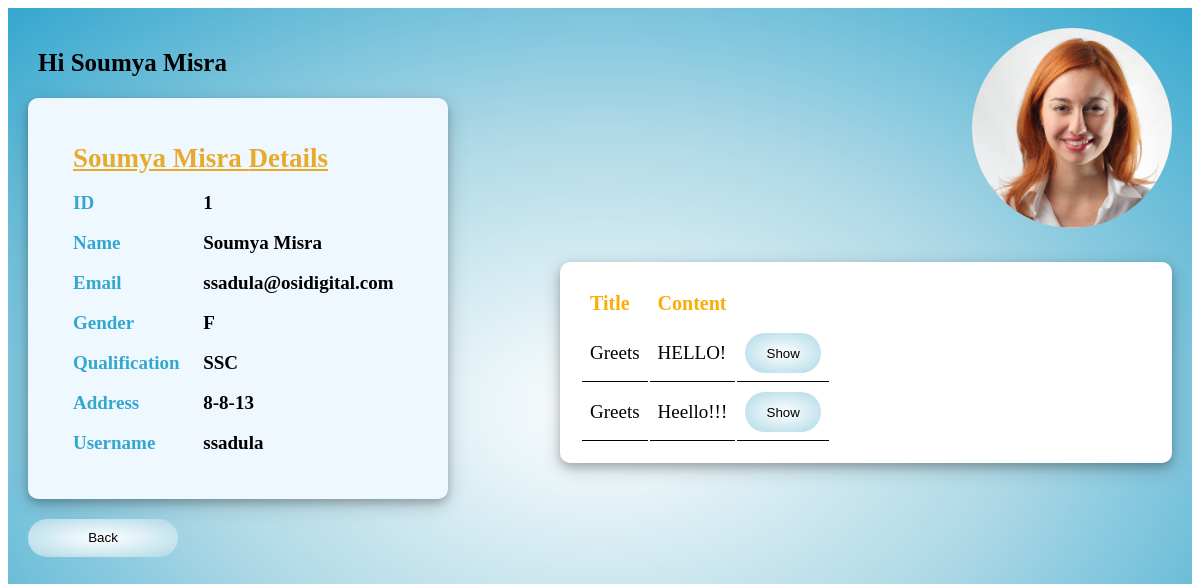
Page /app/home/details/user/1/ on the earlier database version.
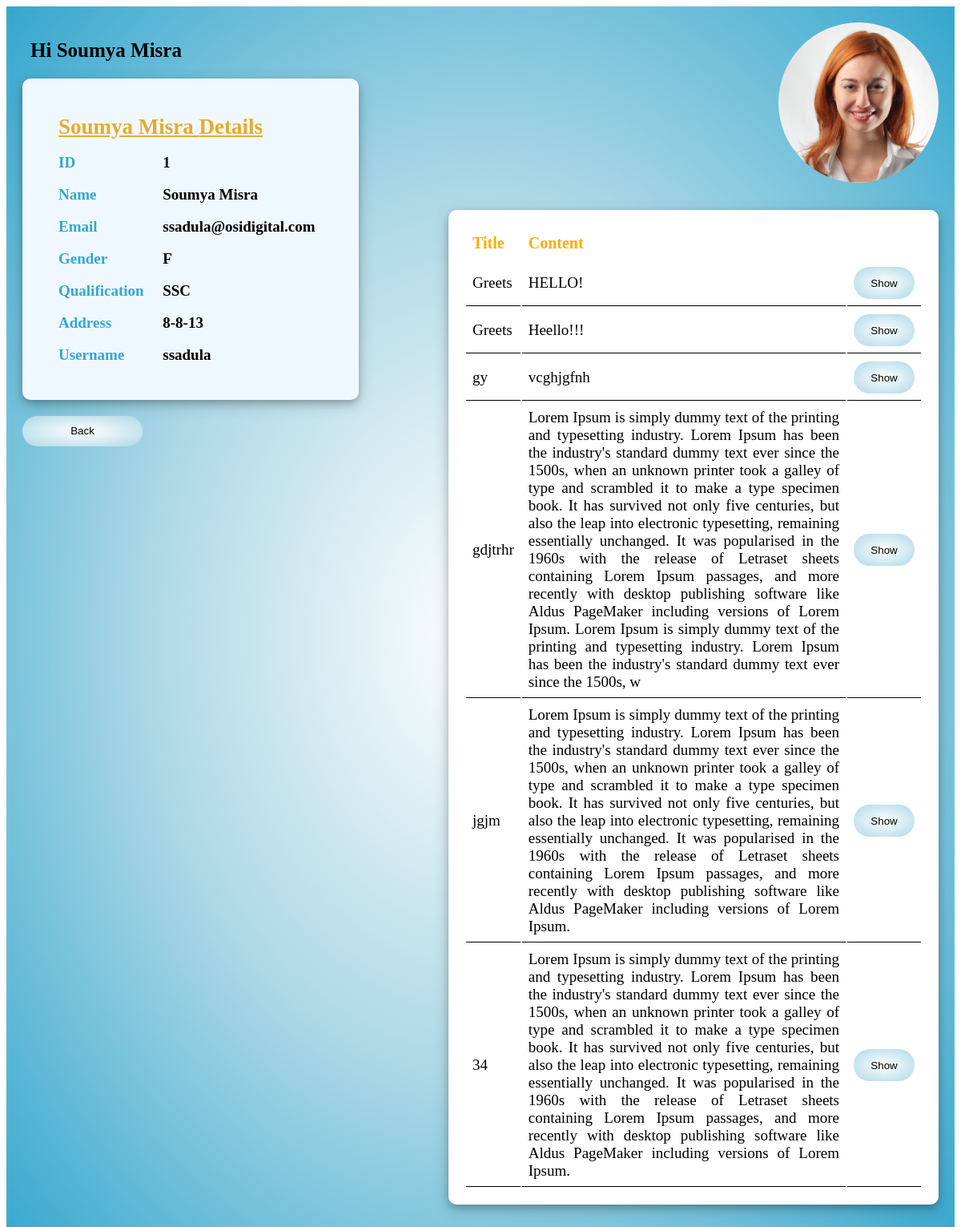
Same page on the later database version.
### student_management_app/models.py (models this page shows)
class BlogPost(models.Model):
    title = models.CharField(max_length=200)
    content = models.TextField()
    author = models.ForeignKey(User, on_delete=models.CASCADE)

### student_management_app/views.py (the view)
# urls.py: path('home/details/user/<int:id>/',views.adminUserDetails),
def adminUserDetails(request,id):
    user = User.objects.get(id=id)
    blogOfUser = BlogPost.objects.filter(author_id = user)
    context = {
        'blogs':blogOfUser,
        'user' : user
    }
    return render(request,"AdminAccesUser.html",context)

### student_management_app/Templates/AdminAccesUser.html (shortened to what this page needs)
<!DOCTYPE html>
<html lang="en">
<head>
</head>
<body>
    <div class="whole-page">
        <div class="page-container">
            <div class="left-container">
                <div class="top">
                    <h2>Hi {{ user.name}}</h2>
                </div>
                <table class="table-style">
                    <tr>
                        <th class="colms" id="userheading" colspan="2">{{user.name}} Details</th>
                    </tr>
                    <tr>
                        <td class="colms">ID</td>
                        <td class="result">{{user.id}}</td>
                    </tr>
                    <tr>
                        <td class="colms">Name</td>
                        <td class="result">{{user.name}}</td>
                    </tr>
                    <tr>
                        <td class="colms">Email</td>
                        <td class="result">{{user.email}}</td>
                    </tr>
                    <tr>
                        <td class="colms">Gender</td>
                        <td class="result">{{user.gender}}</td>
                    </tr>
                    <tr>
                        <td class="colms">Qualification</td>
                        <td class="result">{{user.Qualification}}</td>
                    </tr>
                    <tr>
                        <td class="colms">Address</td>
                        <td class="result">{{user.Address}}</td>
                    </tr>
                    <tr>
                        <td class="colms">Username</td>
                        <td class="result">{{user.username}}</td>
                    </tr>
                </table>
                <div class="btns">
                    <button type="submit" class="logout-button"><a href="http://127.0.0.1:8000/app/home/details/">Back</a></button>
                </div>
            </div>
            <div class="right-container">
                <div class="image-container">
                    <img src="{{ user.image.url }}" class="profile-img"><br>
                </div>
                <div class="blog-container">
                    {% if not blogs %}
                    <h3>No Blogs to display</h3>
                    {% else  %}
                    <table>
                        <tr>
                            <th class="blog-table-th">Title</th>
                            <th class="blog-table-th">Content</th>
                            <th class="blog-table-th"></th>
                        </tr>
                        {%for blog in blogs%}
                        <tr>
                            <td class="blog-td">{{blog.title}}</td>
                            <td class="blog-td">{{blog.content}}</td>
                            <td class="blog-td"><button class="logout-button get-detail" onclick="displayAccess()">
                                <a href="#">{% if is_enabled %} Hide {% else %} Show {% endif %} </a>
                            </button></td>
                        </tr>
                        {%endfor%}
                    </table>
                    {% endif %}
                </div>
        </div>
    </div>
</body>
</html>

Differences in the rows shown:
added BlogPost: title "gy", content "vcghjgfnh"
added BlogPost: title "gdjtrhr", content "Lorem Ipsum is simply dummy text of the printing and typesetting industry. Lorem Ipsum has been the industry's standard dummy text ever since the 1500s, when an unknown printer took a galley of type and scrambled it to make a type specimen book. It has survived not only five centuries, but also the leap into electronic typesetting, remaining essentially unchanged. It was popularised in the 1960s with the release of Letraset sheets containing Lorem Ipsum passages, and more recently with desktop publishing software like Aldus PageMaker including versions of Lorem Ipsum. Lorem Ipsum is simply dummy text of the printing and typesetting industry. Lorem Ipsum has been the industry's standard…"
added BlogPost: title "jgjm", content "Lorem Ipsum is simply dummy text of the printing and typesetting industry. Lorem Ipsum has been the industry's standard dummy text ever since the 1500s, when an unknown printer took a galley of type and scrambled it to make a type specimen book. It has survived not only five centuries, but also the leap into electronic typesetting, remaining essentially unchanged. It was popularised in the 1960s with the release of Letraset sheets containing Lorem Ipsum passages, and more recently with desktop publishing software like Aldus PageMaker including versions of Lorem Ipsum."
added BlogPost: title "34", content "Lorem Ipsum is simply dummy text of the printing and typesetting industry. Lorem Ipsum has been the industry's standard dummy text ever since the 1500s, when an unknown printer took a galley of type and scrambled it to make a type specimen book. It has survived not only five centuries, but also the leap into electronic typesetting, remaining essentially unchanged. It was popularised in the 1960s with the release of Letraset sheets containing Lorem Ipsum passages, and more recently with desktop publishing software like Aldus PageMaker including versions of Lorem Ipsum."
